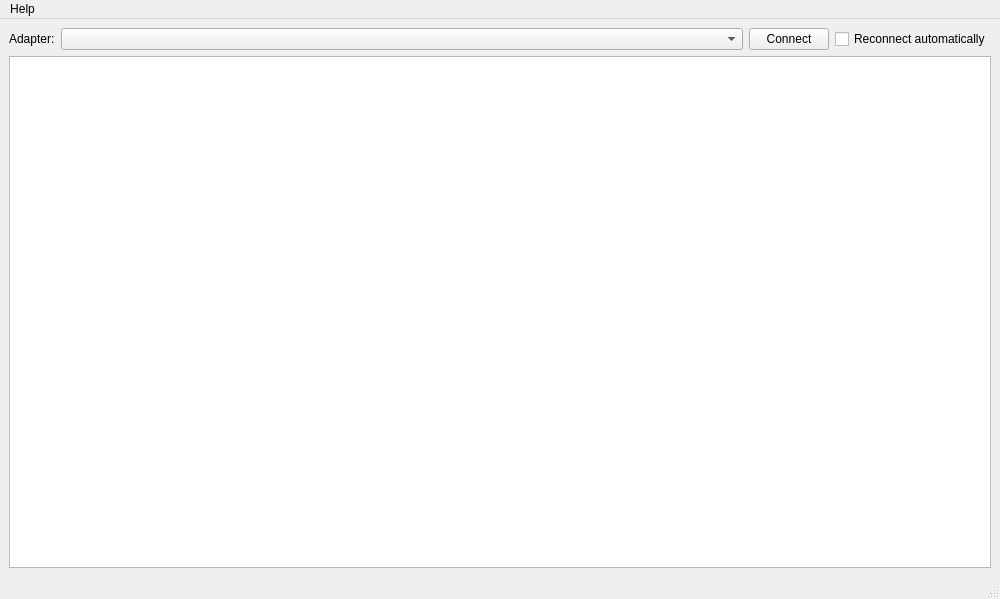
<?xml version="1.0" encoding="UTF-8"?>
<ui version="4.0">
 <class>MainWindow</class>
 <widget class="QMainWindow" name="MainWindow">
  <property name="geometry">
   <rect>
    <x>0</x>
    <y>0</y>
    <width>1000</width>
    <height>599</height>
   </rect>
  </property>
  <property name="windowTitle">
   <string>MainWindow</string>
  </property>
  <widget class="QWidget" name="centralwidget">
   <layout class="QVBoxLayout" name="verticalLayout">
    <item>
     <layout class="QHBoxLayout" name="horizontalLayout_connecting">
      <item>
       <widget class="QLabel" name="_adapterLabel">
        <property name="sizePolicy">
         <sizepolicy hsizetype="Maximum" vsizetype="Preferred">
          <horstretch>0</horstretch>
          <verstretch>0</verstretch>
         </sizepolicy>
        </property>
        <property name="autoFillBackground">
         <bool>false</bool>
        </property>
        <property name="text">
         <string>Adapter:</string>
        </property>
       </widget>
      </item>
      <item>
       <widget class="QComboBox" name="comboBox_adapterNames"/>
      </item>
      <item>
       <widget class="QPushButton" name="pushButton_connect">
        <property name="sizePolicy">
         <sizepolicy hsizetype="Maximum" vsizetype="Fixed">
          <horstretch>0</horstretch>
          <verstretch>0</verstretch>
         </sizepolicy>
        </property>
        <property name="text">
         <string>Connect</string>
        </property>
       </widget>
      </item>
      <item>
       <widget class="QCheckBox" name="checkBox_reconnect">
        <property name="sizePolicy">
         <sizepolicy hsizetype="Maximum" vsizetype="Fixed">
          <horstretch>0</horstretch>
          <verstretch>0</verstretch>
         </sizepolicy>
        </property>
        <property name="text">
         <string>Reconnect automatically</string>
        </property>
       </widget>
      </item>
     </layout>
    </item>
    <item>
     <widget class="QTreeView" name="treeView">
      <property name="editTriggers">
       <set>QAbstractItemView::EditKeyPressed</set>
      </property>
      <property name="alternatingRowColors">
       <bool>true</bool>
      </property>
      <property name="indentation">
       <number>20</number>
      </property>
      <property name="wordWrap">
       <bool>true</bool>
      </property>
      <attribute name="headerDefaultSectionSize">
       <number>200</number>
      </attribute>
      <attribute name="headerHighlightSections">
       <bool>true</bool>
      </attribute>
      <attribute name="headerStretchLastSection">
       <bool>true</bool>
      </attribute>
     </widget>
    </item>
   </layout>
  </widget>
  <widget class="QMenuBar" name="menubar">
   <property name="geometry">
    <rect>
     <x>0</x>
     <y>0</y>
     <width>1000</width>
     <height>22</height>
    </rect>
   </property>
   <widget class="QMenu" name="menuHelp">
    <property name="title">
     <string>Help</string>
    </property>
    <widget class="QMenu" name="menuThere_is_no_help_here">
     <property name="title">
      <string>There is no help here</string>
     </property>
     <addaction name="actionHere_neither"/>
    </widget>
    <addaction name="menuThere_is_no_help_here"/>
   </widget>
   <addaction name="menuHelp"/>
  </widget>
  <widget class="QStatusBar" name="statusbar"/>
  <action name="actionHere_neither">
   <property name="text">
    <string>Here neither</string>
   </property>
  </action>
 </widget>
 <resources/>
 <connections/>
</ui>
